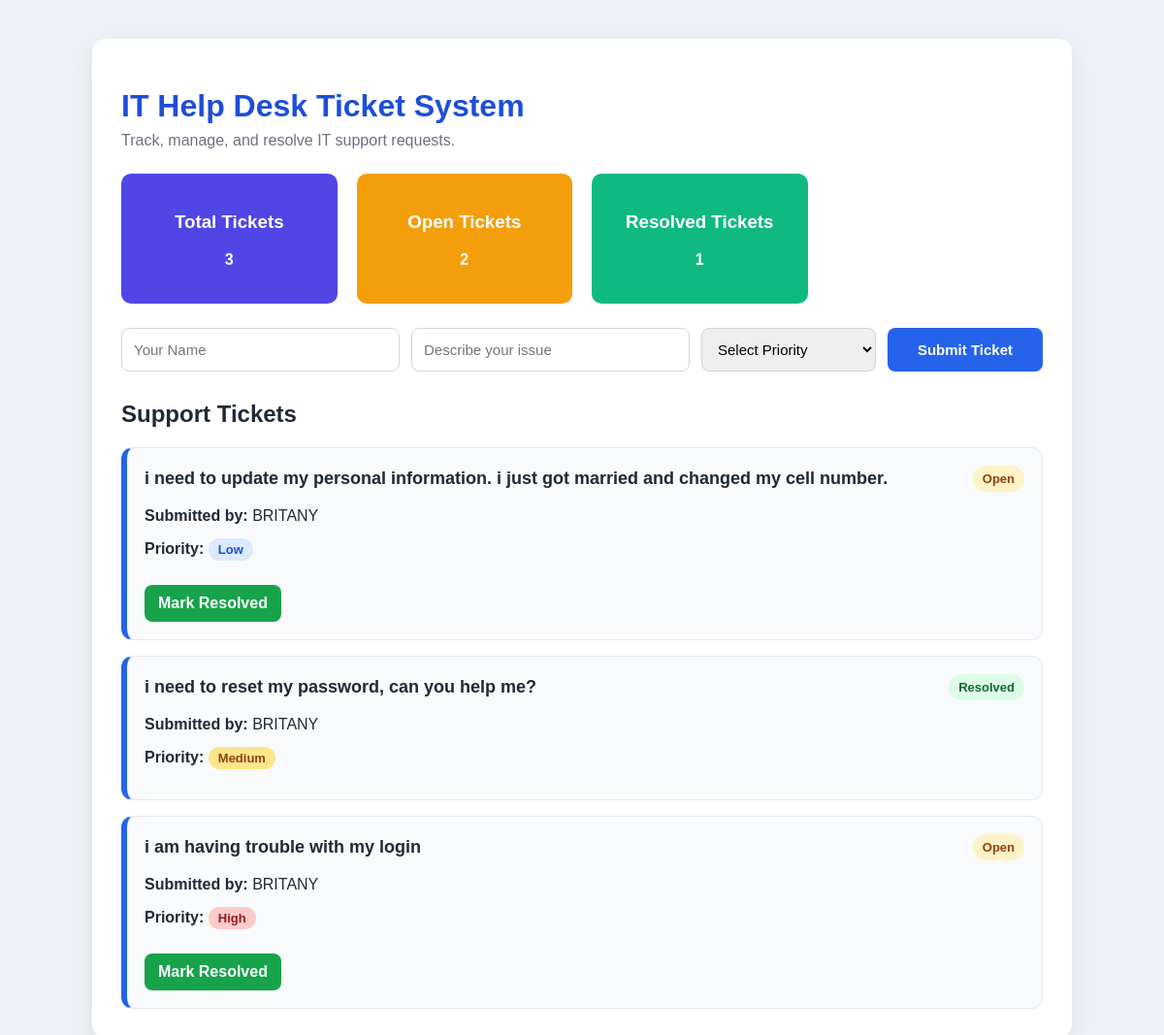
The page / on the database its author committed.
### tables this page shows
CREATE TABLE tickets (
            id INTEGER PRIMARY KEY AUTOINCREMENT,
            name TEXT NOT NULL,
            issue TEXT NOT NULL,
            priority TEXT NOT NULL,
            status TEXT NOT NULL
        );

### app.py (the view)
@app.route("/")
def home():
    conn = get_db_connection()
    tickets = conn.execute("SELECT * FROM tickets ORDER BY id DESC").fetchall()
    total_tickets = conn.execute("SELECT COUNT(*) FROM tickets").fetchone()[0]
    open_tickets = conn.execute("SELECT COUNT(*) FROM tickets WHERE status = 'Open'").fetchone()[0]
    resolved_tickets = conn.execute("SELECT COUNT(*) FROM tickets WHERE status = 'Resolved'").fetchone()[0]
    high_priority_tickets = conn.execute("SELECT COUNT(*) FROM tickets WHERE priority = 'High' AND status = 'Open'").fetchone()[0]
    conn.close()
    return render_template(
        "index.html",
        tickets=tickets,
        total_tickets=total_tickets,
        open_tickets=open_tickets,
        resolved_tickets=resolved_tickets,
        high_priority_tickets=high_priority_tickets
    )

### app.py (called while the page is built)
def get_db_connection():
    conn = sqlite3.connect(DB_NAME)
    conn.row_factory = sqlite3.Row
    return conn

### templates/index.html (shortened to what this page needs)
<!DOCTYPE html>
<html lang="en">
<head>
    <link rel="stylesheet" href="{{ url_for('static', filename='style.css') }}">
</head>
<body>
    <div class="container">
        <h1>IT Help Desk Ticket System</h1>
        <p class="subtitle">Track, manage, and resolve IT support requests.</p>
        <div class="dashboard">
            <div class="card total">
                <h3>Total Tickets</h3>
                <p>{{ total_tickets }}</p>
            </div>
            <div class="card open">
                <h3>Open Tickets</h3>
                <p>{{ open_tickets }}</p>
            </div>
            <div class="card resolved">
                <h3>Resolved Tickets</h3>
                <p>{{ resolved_tickets }}</p>
            </div>
            <div class="card alert-card">
                <h3>High Priority Open</h3>
                <p>{{ high_priority_tickets }}</p>
            </div>
        </div>
        <form action="/submit" method="POST" class="ticket-form">
            <input type="text" name="name" placeholder="Your Name" required>
            <input type="text" name="issue" placeholder="Describe your issue" required>
            <select name="priority" required>
                <option value="">Select Priority</option>
            </select>
            <button type="submit">Submit Ticket</button>
        </form>
        <h2>Support Tickets</h2>
        {% if tickets %}
            <div class="ticket-list">
                {% for ticket in tickets %}
                    <div class="ticket-card">
                        <div class="ticket-header">
                            <h3>{{ ticket.issue }}</h3>
                            <span class="status {{ ticket.status|lower }}">{{ ticket.status }}</span>
                        </div>
                        <p><strong>Submitted by:</strong> {{ ticket.name }}</p>
                        <p>
                            <strong>Priority:</strong>
                            <span class="priority {{ ticket.priority|lower }}">{{ ticket.priority }}</span>
                        </p>
                        {% if ticket.status != "Resolved" %}
                            <a href="{{ url_for('resolve_ticket', ticket_id=ticket['id']) }}" class="resolve-btn">
                                Mark Resolved
                            </a>
                        {% endif %}
                    </div>
                {% endfor %}
            </div>
        {% else %}
            <p class="empty-state">No tickets submitted yet.</p>
        {% endif %}
    </div>
</body>
</html>

### static/style.css (style rules this page uses)
body { font-family: Arial, sans-serif; background-color: #eef2f7; margin: 0; padding: 0; color: #1f2937; }
.container { max-width: 950px; margin: 40px auto; background: #ffffff; padding: 30px; border-radius: 14px; box-shadow: 0 8px 24px rgba(0, 0, 0, 0.08); }
h1 { margin-bottom: 8px; color: #1d4ed8; }
.subtitle { margin-top: 0; margin-bottom: 25px; color: #6b7280; }
h2 { margin-top: 30px; margin-bottom: 20px; }
.ticket-form { display: grid; grid-template-columns: 1fr 1fr 180px 160px; gap: 12px; margin-bottom: 25px; }
.ticket-form input, .ticket-form select, .ticket-form button { padding: 12px; border: 1px solid #d1d5db; border-radius: 8px; font-size: 15px; }
.ticket-form button { background-color: #2563eb; color: white; border: none; cursor: pointer; font-weight: bold; }
.ticket-list { display: flex; flex-direction: column; gap: 16px; }
.ticket-card { background: #f9fafb; border: 1px solid #e5e7eb; border-left: 6px solid #2563eb; border-radius: 12px; padding: 18px; }
.ticket-header { display: flex; justify-content: space-between; align-items: center; gap: 10px; }
.ticket-header h3 { margin: 0; font-size: 18px; }
.status { padding: 6px 10px; border-radius: 999px; font-size: 13px; font-weight: bold; }
.status.open { background-color: #fef3c7; color: #92400e; }
.status.resolved { background-color: #dcfce7; color: #166534; }
.priority { padding: 4px 10px; border-radius: 999px; font-size: 13px; font-weight: bold; }
.priority.low { background-color: #dbeafe; color: #1d4ed8; }
.priority.medium { background-color: #fde68a; color: #92400e; }
.priority.high { background-color: #fecaca; color: #991b1b; }
.resolve-btn { display: inline-block; margin-top: 12px; padding: 10px 14px; background-color: #16a34a; color: white; text-decoration: none; border-radius: 8px; font-weight: bold; }
.dashboard { display: flex; gap: 20px; margin-bottom: 25px; }
.card { flex: 1; padding: 20px; border-radius: 10px; color: white; text-align: center; font-weight: bold; }
.card.total { background: #4f46e5; }
.card.open { background: #f59e0b; }
.card.resolved { background: #10b981; }

### rows shown on the page
tickets: issue "i need to update my personal information. i just got married and changed my cell number.", status "Open", name "BRITANY", priority "Low"
tickets: issue "i need to reset my password, can you help me?", status "Resolved", name "BRITANY", priority "Medium"
tickets: issue "i am having trouble with my login", status "Open", name "BRITANY", priority "High"

### other values the page prints
{{ total_tickets }} "3"
{{ open_tickets }} "2"
{{ resolved_tickets }} "1"
